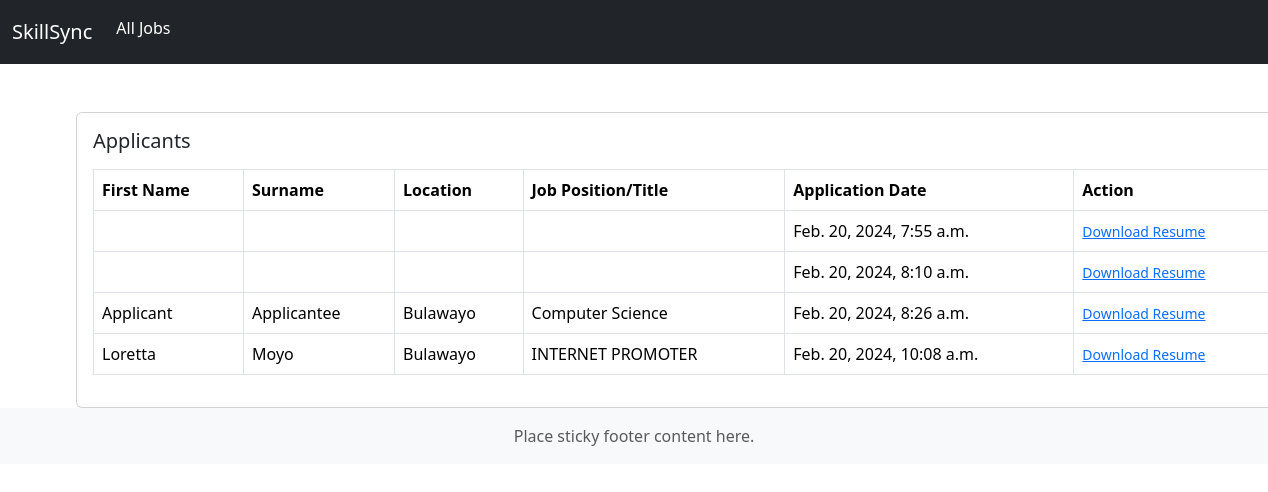
Page /job/all-applicants/2/ on the committed database.
### job/models.py (models this page shows)
class ApplyJob(models.Model):
    status_choices = (
        ('Accepted', 'Accepted'),
        ('Declined', 'Declined'),
        ('Pending', 'Pending')
    )
    user = models.ForeignKey(User, on_delete=models.CASCADE)
    job = models.ForeignKey(Job, on_delete = models.CASCADE)
    timestamp = models.DateTimeField(auto_now_add=True)
    status = models.CharField(max_length=20, choices = status_choices)

### users/models.py (models this page shows)
class User(AbstractUser):
 email = models.EmailField(unique= True)
 is_recruiter = models.BooleanField(default=False)
 is_applicant = models.BooleanField(default=False)
 has_resume = models.BooleanField(default=False)
 has_company = models.BooleanField(default=False)

### resume/models.py (models this page shows)
class Resume(models.Model):
    user = models.OneToOneField(User, on_delete =models.CASCADE)
    first_name = models.CharField(max_length=100, null=True, blank=True)
    surname = models.CharField(max_length=100,null=True, blank=True)
    location = models.CharField(max_length=100,null=True, blank=True)
    job_title = models.CharField(max_length=100,null=True, blank=True)
    upload_resume = models.FileField(upload_to='resume', null =True, blank = True)

### job/views.py (the view)
# urls.py: path('all-applicants/<int:pk>/', views.all_applicants, name = 'all-applicants'),
def all_applicants(request,pk):
    job = Job.objects.get(pk=pk)
    applicants = job.applyjob_set.all()
    context ={'job':job, 'applicants':applicants}
    return render(request, 'job/all_applicants.html',context)

### templates/job/all_applicants.html
{% extends 'base.html'%}
{%block content%}
<div  class="card mx-auto" style="width:76rem;">
    <div class="card-body">
      <h5 class = "card-title mb-3">Applicants</h5>
        <table class="table table-bordered">
          <thead>
          <tr>
     <th scope="col">First Name</th>
        <th scope="col">Surname</th>
          <th scope="col">Location</th>
             <th scope="col">Job Position/Title</th>
                   <th scope="col">Application Date</th>
                        <th scope="col">Action</th>
          </tr>
        </thead>
        <tbody>
          {% for applicant in applicants %}
          <tr>
            <td>{{applicant.user.resume.first_name}}</td>
            <td>{{applicant.user.resume.surname}}</td>
            <td>{{applicant.user.resume.location}}</td>
            <td>{{applicant.user.resume.job_title}}</td>
            <td>{{applicant.timestamp}}</td>
            <td><a target="blank" href="{{applicant.user.resume.upload_resume.url}}"><small>Download Resume </small></a></td>
          </tr>
          {% endfor %}
        </tbody>
      </table>
    </div>
    </div>
{% endblock content%}

### rows in the picture
ApplyJob: timestamp "Feb. 20, 2024, 7:55 a.m."
ApplyJob: timestamp "Feb. 20, 2024, 8:10 a.m."
ApplyJob: user.resume.first_name "Applicant", user.resume.surname "Applicantee", user.resume.location "Bulawayo", user.resume.job_title "Computer Science", timestamp "Feb. 20, 2024, 8:26 a.m."
ApplyJob: user.resume.first_name "Loretta", user.resume.surname "Moyo", user.resume.location "Bulawayo", user.resume.job_title "INTERNET PROMOTER", timestamp "Feb. 20, 2024, 10:08 a.m."
